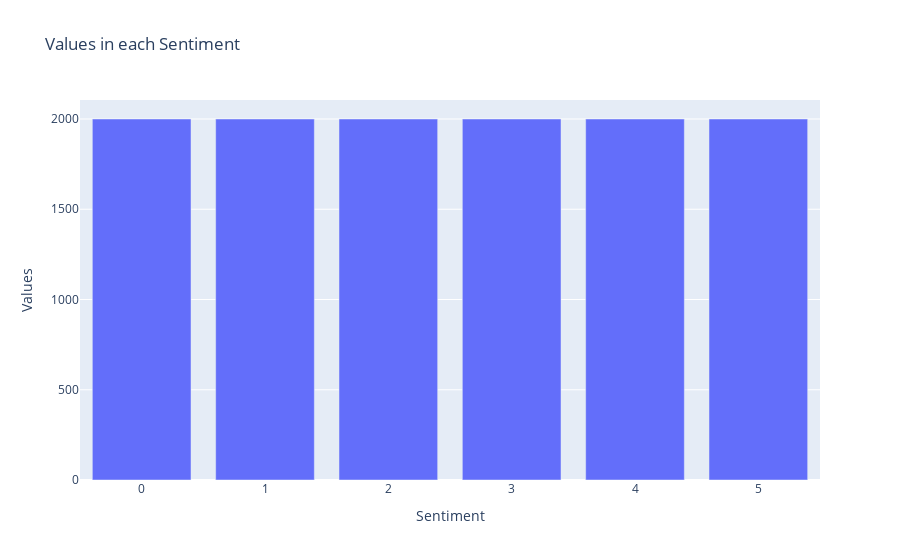

Source (notebook cell):
### Code cell
fig = go.Figure([go.Bar(x=y.value_counts().index, y=y.value_counts().tolist())])
fig.update_layout(
    title="Values in each Sentiment",
    xaxis_title="Sentiment",
    yaxis_title="Values")
fig.show()

### Figure 1 — Plotly figure (JSON) as saved in the notebook; plotly's stock layout.template omitted (floating-point values rounded to 4 significant figures)
{"data": [{"type": "bar", "x": [0, 4, 3, 1, 2, 5], "y": [2000, 2000, 2000, 2000, 2000, 2000]}], "layout": {"title": {"text": "Values in each Sentiment"}, "xaxis": {"title": {"text": "Sentiment"}}, "yaxis": {"title": {"text": "Values"}}}}
